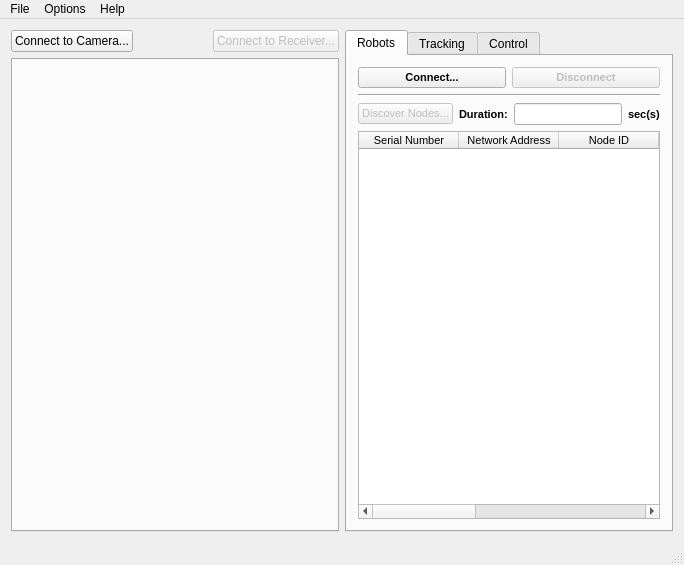
<?xml version="1.0" encoding="UTF-8"?>
<ui version="4.0">
 <class>MainWindow</class>
 <widget class="QMainWindow" name="MainWindow">
  <property name="geometry">
   <rect>
    <x>0</x>
    <y>0</y>
    <width>684</width>
    <height>565</height>
   </rect>
  </property>
  <property name="sizePolicy">
   <sizepolicy hsizetype="MinimumExpanding" vsizetype="MinimumExpanding">
    <horstretch>0</horstretch>
    <verstretch>0</verstretch>
   </sizepolicy>
  </property>
  <property name="windowTitle">
   <string>qt-ebug-control-multicamera</string>
  </property>
  <widget class="QWidget" name="widgetMain">
   <layout class="QHBoxLayout" name="horizontalLayout_2">
    <item>
     <layout class="QVBoxLayout" name="verticalLayout_4">
      <item>
       <layout class="QHBoxLayout" name="horizontalLayout">
        <item>
         <widget class="QPushButton" name="btnCameraConnect">
          <property name="text">
           <string>Connect to Camera...</string>
          </property>
         </widget>
        </item>
        <item>
         <spacer name="spacerCameraButtons">
          <property name="orientation">
           <enum>Qt::Horizontal</enum>
          </property>
          <property name="sizeHint" stdset="0">
           <size>
            <width>40</width>
            <height>20</height>
           </size>
          </property>
         </spacer>
        </item>
        <item>
         <widget class="QPushButton" name="btnReceiverConnect">
          <property name="enabled">
           <bool>false</bool>
          </property>
          <property name="text">
           <string>Connect to Receiver...</string>
          </property>
         </widget>
        </item>
       </layout>
      </item>
      <item>
       <widget class="QTabWidget" name="tabsCamera">
        <property name="currentIndex">
         <number>-1</number>
        </property>
        <property name="tabsClosable">
         <bool>false</bool>
        </property>
       </widget>
      </item>
     </layout>
    </item>
    <item>
     <widget class="QTabWidget" name="tabsSide">
      <property name="currentIndex">
       <number>0</number>
      </property>
      <widget class="QWidget" name="tabRobots">
       <attribute name="title">
        <string>Robots</string>
       </attribute>
       <layout class="QVBoxLayout" name="verticalLayout">
        <item>
         <layout class="QHBoxLayout" name="layoutRobotsConnectButtons">
          <item>
           <widget class="QPushButton" name="btnRobotsConnect">
            <property name="enabled">
             <bool>true</bool>
            </property>
            <property name="font">
             <font>
              <pointsize>8</pointsize>
              <weight>75</weight>
              <bold>true</bold>
             </font>
            </property>
            <property name="text">
             <string>Connect...</string>
            </property>
           </widget>
          </item>
          <item>
           <widget class="QPushButton" name="btnRobotsDisconnect">
            <property name="enabled">
             <bool>false</bool>
            </property>
            <property name="font">
             <font>
              <pointsize>8</pointsize>
              <weight>75</weight>
              <bold>true</bold>
             </font>
            </property>
            <property name="text">
             <string>Disconnect</string>
            </property>
           </widget>
          </item>
         </layout>
        </item>
        <item>
         <widget class="Line" name="lineRobotsDivider">
          <property name="orientation">
           <enum>Qt::Horizontal</enum>
          </property>
         </widget>
        </item>
        <item>
         <layout class="QHBoxLayout" name="layoutRobotsDiscover">
          <item>
           <widget class="QPushButton" name="btnRobotsDiscover">
            <property name="enabled">
             <bool>false</bool>
            </property>
            <property name="font">
             <font>
              <pointsize>8</pointsize>
             </font>
            </property>
            <property name="text">
             <string>Discover Nodes...</string>
            </property>
           </widget>
          </item>
          <item>
           <widget class="QLabel" name="labelRobotsDuration">
            <property name="font">
             <font>
              <pointsize>8</pointsize>
              <weight>75</weight>
              <bold>true</bold>
             </font>
            </property>
            <property name="text">
             <string>Duration:</string>
            </property>
           </widget>
          </item>
          <item>
           <widget class="QLineEdit" name="linedRobotsDiscoveryDuration">
            <property name="font">
             <font>
              <pointsize>8</pointsize>
             </font>
            </property>
            <property name="text">
             <string/>
            </property>
           </widget>
          </item>
          <item>
           <widget class="QLabel" name="labelRobotsSecs">
            <property name="font">
             <font>
              <pointsize>8</pointsize>
              <weight>75</weight>
              <bold>true</bold>
             </font>
            </property>
            <property name="text">
             <string>sec(s)</string>
            </property>
           </widget>
          </item>
         </layout>
        </item>
        <item>
         <widget class="QTableWidget" name="tableRobots">
          <property name="font">
           <font>
            <pointsize>8</pointsize>
           </font>
          </property>
          <property name="editTriggers">
           <set>QAbstractItemView::NoEditTriggers</set>
          </property>
          <column>
           <property name="text">
            <string>Serial Number</string>
           </property>
          </column>
          <column>
           <property name="text">
            <string>Network Address</string>
           </property>
          </column>
          <column>
           <property name="text">
            <string>Node ID</string>
           </property>
          </column>
          <column>
           <property name="text">
            <string>Parent Network Address</string>
           </property>
          </column>
          <column>
           <property name="text">
            <string>Device Type</string>
           </property>
          </column>
          <column>
           <property name="text">
            <string>Status</string>
           </property>
          </column>
          <column>
           <property name="text">
            <string>Profile ID</string>
           </property>
          </column>
          <column>
           <property name="text">
            <string>Manufacturer ID</string>
           </property>
          </column>
         </widget>
        </item>
       </layout>
      </widget>
      <widget class="QWidget" name="tabTracking">
       <attribute name="title">
        <string>Tracking</string>
       </attribute>
       <layout class="QVBoxLayout" name="verticalLayout_2">
        <item>
         <layout class="QHBoxLayout" name="layoutTrackingStartStopButtons">
          <item>
           <widget class="QPushButton" name="btnTrackingStart">
            <property name="enabled">
             <bool>false</bool>
            </property>
            <property name="font">
             <font>
              <pointsize>8</pointsize>
              <weight>75</weight>
              <bold>true</bold>
             </font>
            </property>
            <property name="text">
             <string>Start...</string>
            </property>
           </widget>
          </item>
          <item>
           <widget class="QPushButton" name="btnTrackingStop">
            <property name="enabled">
             <bool>false</bool>
            </property>
            <property name="font">
             <font>
              <pointsize>8</pointsize>
              <weight>75</weight>
              <bold>true</bold>
             </font>
            </property>
            <property name="text">
             <string>Stop</string>
            </property>
           </widget>
          </item>
         </layout>
        </item>
        <item>
         <widget class="Line" name="lineTrackingDivider">
          <property name="orientation">
           <enum>Qt::Horizontal</enum>
          </property>
         </widget>
        </item>
        <item>
         <widget class="QTableWidget" name="tableTracking">
          <property name="font">
           <font>
            <pointsize>8</pointsize>
           </font>
          </property>
          <property name="editTriggers">
           <set>QAbstractItemView::NoEditTriggers</set>
          </property>
          <column>
           <property name="text">
            <string>ID</string>
           </property>
          </column>
          <column>
           <property name="text">
            <string>X</string>
           </property>
          </column>
          <column>
           <property name="text">
            <string>Y</string>
           </property>
          </column>
          <column>
           <property name="text">
            <string>Angle (degrees)</string>
           </property>
          </column>
         </widget>
        </item>
       </layout>
      </widget>
      <widget class="QWidget" name="tabControl">
       <attribute name="title">
        <string>Control</string>
       </attribute>
       <layout class="QVBoxLayout" name="verticalLayout_3">
        <item>
         <layout class="QHBoxLayout" name="layoutControl">
          <item>
           <widget class="QPushButton" name="btnControlStart">
            <property name="enabled">
             <bool>false</bool>
            </property>
            <property name="font">
             <font>
              <pointsize>8</pointsize>
              <weight>75</weight>
              <bold>true</bold>
             </font>
            </property>
            <property name="text">
             <string>Start</string>
            </property>
           </widget>
          </item>
          <item>
           <widget class="QPushButton" name="btnControlStop">
            <property name="enabled">
             <bool>false</bool>
            </property>
            <property name="font">
             <font>
              <pointsize>8</pointsize>
              <weight>75</weight>
              <bold>true</bold>
             </font>
            </property>
            <property name="text">
             <string>Stop</string>
            </property>
           </widget>
          </item>
         </layout>
        </item>
       </layout>
      </widget>
     </widget>
    </item>
   </layout>
  </widget>
  <widget class="QMenuBar" name="menuBar">
   <property name="geometry">
    <rect>
     <x>0</x>
     <y>0</y>
     <width>684</width>
     <height>19</height>
    </rect>
   </property>
   <widget class="QMenu" name="menuFile">
    <property name="title">
     <string>File</string>
    </property>
    <addaction name="actionQuit"/>
   </widget>
   <widget class="QMenu" name="menuHelp">
    <property name="title">
     <string>Help</string>
    </property>
    <addaction name="actionAbout"/>
   </widget>
   <widget class="QMenu" name="menuOptions">
    <property name="title">
     <string>Options</string>
    </property>
    <addaction name="actionSynchronizeStreams"/>
   </widget>
   <addaction name="menuFile"/>
   <addaction name="menuOptions"/>
   <addaction name="menuHelp"/>
  </widget>
  <widget class="QStatusBar" name="statusBar"/>
  <action name="actionAbout">
   <property name="text">
    <string>About</string>
   </property>
  </action>
  <action name="actionQuit">
   <property name="text">
    <string>Exit</string>
   </property>
  </action>
  <action name="actionSynchronizeStreams">
   <property name="checkable">
    <bool>true</bool>
   </property>
   <property name="checked">
    <bool>true</bool>
   </property>
   <property name="enabled">
    <bool>false</bool>
   </property>
   <property name="text">
    <string>Synchronize streams</string>
   </property>
  </action>
  <action name="actionScaleToFitFrame">
   <property name="checkable">
    <bool>true</bool>
   </property>
   <property name="text">
    <string>Scale to fit frame</string>
   </property>
  </action>
  <action name="actionXBeeConnect">
   <property name="text">
    <string>Connect...</string>
   </property>
  </action>
  <action name="actionXBeeDisconnect">
   <property name="text">
    <string>Disconnect</string>
   </property>
  </action>
  <action name="actionClick">
   <property name="text">
    <string>Click</string>
   </property>
  </action>
 </widget>
 <layoutdefault spacing="6" margin="11"/>
 <tabstops>
  <tabstop>tabsSide</tabstop>
  <tabstop>btnRobotsConnect</tabstop>
  <tabstop>btnRobotsDisconnect</tabstop>
  <tabstop>btnRobotsDiscover</tabstop>
  <tabstop>linedRobotsDiscoveryDuration</tabstop>
  <tabstop>tableRobots</tabstop>
  <tabstop>btnTrackingStart</tabstop>
  <tabstop>btnTrackingStop</tabstop>
  <tabstop>tableTracking</tabstop>
 </tabstops>
 <resources/>
 <connections/>
</ui>
